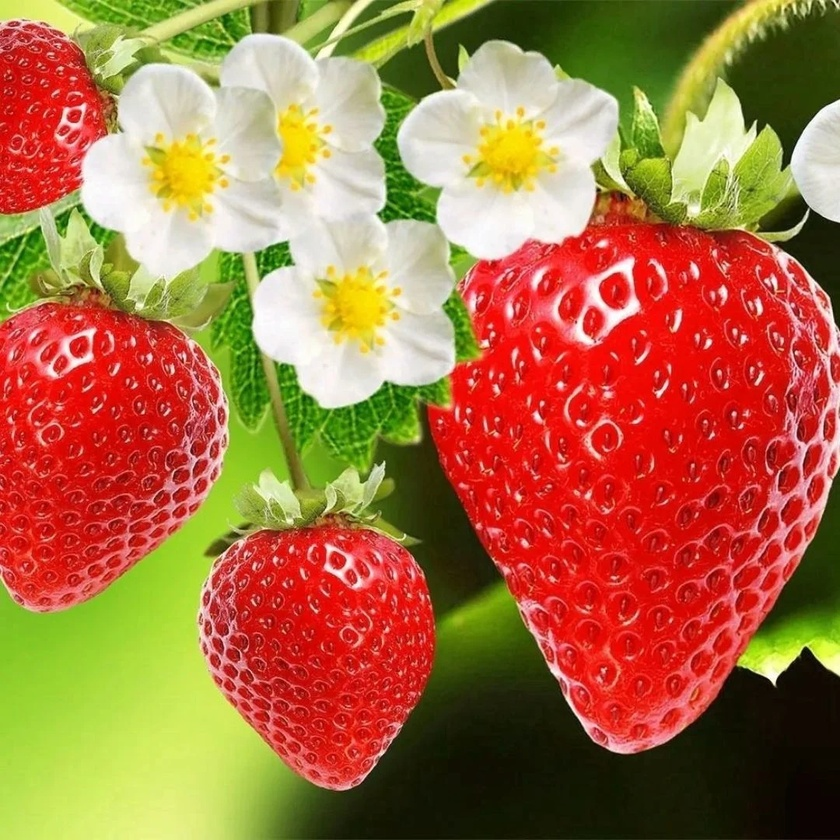
#> input picture Logarithmic transformations/meyve.jpg, 840 x 840 px, shrunk from 1080 x 1080 before the run
$ python 'Logarithmic transformations.py'
#> lines starting #> are read from the running program, lines starting #| are printed output that depends on the picture
import cv2
import numpy as np

image = cv2.imread('meyve.jpg')
#> image is the input picture: shape (840, 840, 3); mean B, G, R 66.2, 111.4, 168.5

if image is None:
    exit()

gray_image = cv2.cvtColor(image, cv2.COLOR_BGR2GRAY)
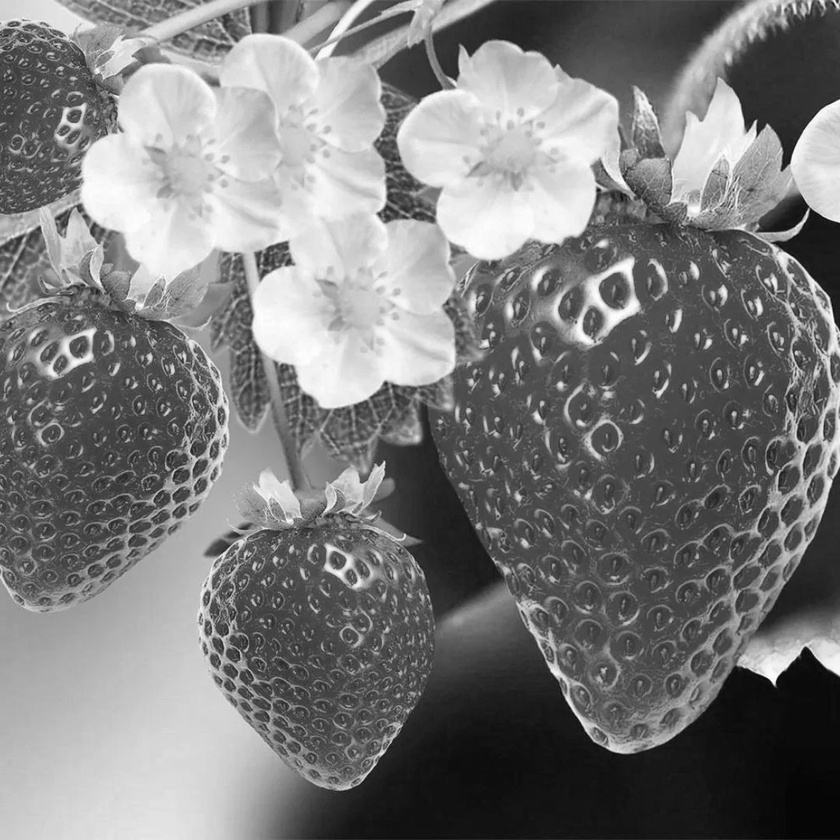
#> gray_image: shape (840, 840); min 3, max 255, mean 123.3

gray_image = np.float32(gray_image)

c = 255 / np.log(1 + np.max(gray_image))
#> c = 45.99
log_image = c * np.log(1 + gray_image)
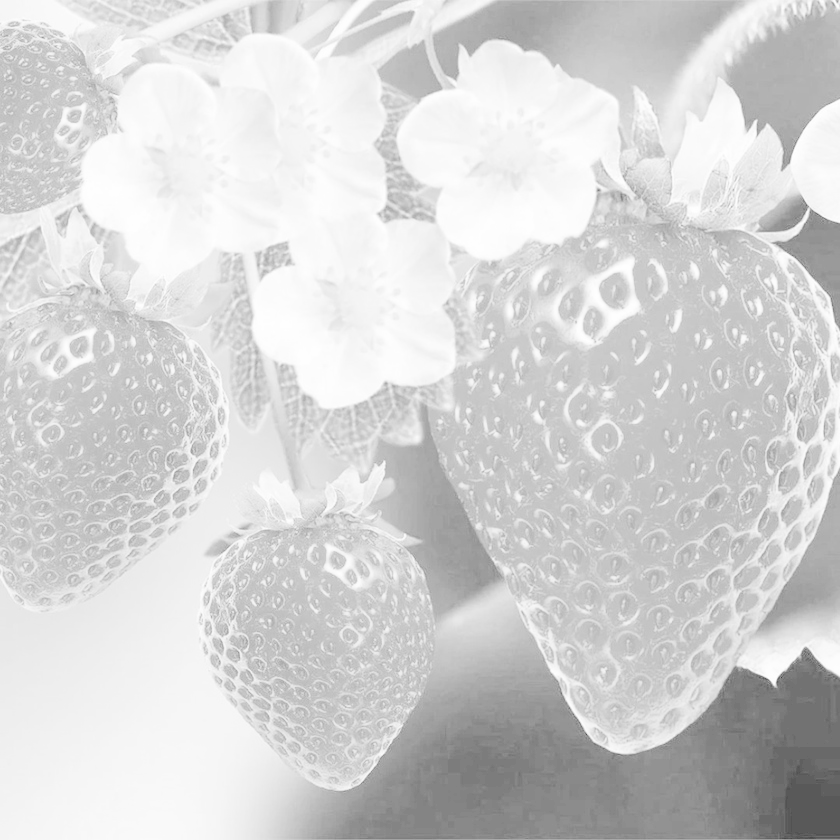
#> log_image: shape (840, 840) float32; min 63.75, max 255, mean 211.8

log_image = np.array(log_image, dtype=np.uint8)

cv2.imshow('Original Image', image)
cv2.imshow('Logarithmic Transformation', log_image)

cv2.waitKey(0)
cv2.destroyAllWindows()
